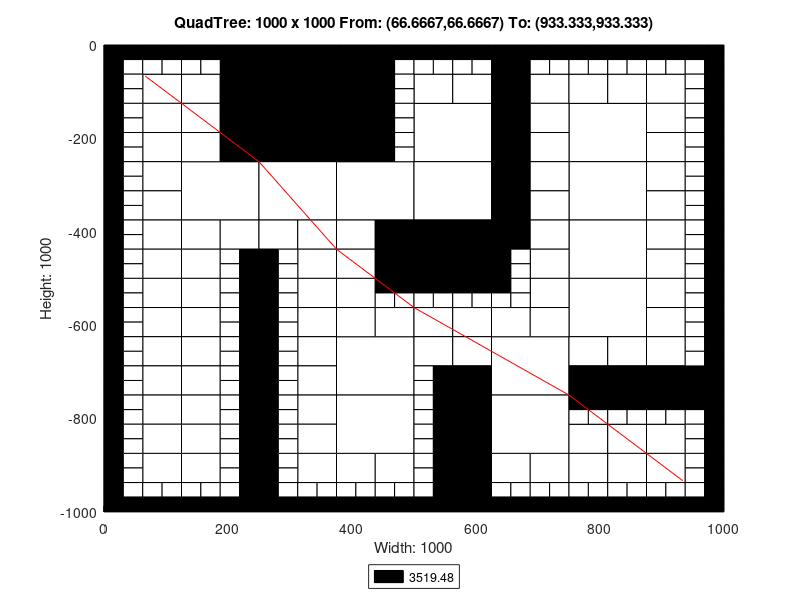

Here is the MATLAB script that generated this plot:
axis([0 1000 -1000 0]);
title('QuadTree: 1000 x 1000 From: (66.6667,66.6667) To: (933.333,933.333)');
xlabel('Width: 1000');
ylabel('Height: 1000');
rectangle('Position',[250 -125 125 125], 'FaceColor',[0 0 0]);
rectangle('Position',[250 -250 125 125], 'FaceColor',[0 0 0]);
rectangle('Position',[125 -375 125 125], 'FaceColor',[1 1 1]);
rectangle('Position',[250 -375 125 125], 'FaceColor',[1 1 1]);
rectangle('Position',[375 -375 125 125], 'FaceColor',[1 1 1]);
rectangle('Position',[500 -250 125 125], 'FaceColor',[1 1 1]);
rectangle('Position',[750 -250 125 125], 'FaceColor',[1 1 1]);
rectangle('Position',[500 -375 125 125], 'FaceColor',[1 1 1]);
rectangle('Position',[500 -500 125 125], 'FaceColor',[0 0 0]);
rectangle('Position',[750 -375 125 125], 'FaceColor',[1 1 1]);
rectangle('Position',[750 -500 125 125], 'FaceColor',[1 1 1]);
rectangle('Position',[375 -750 125 125], 'FaceColor',[1 1 1]);
rectangle('Position',[375 -875 125 125], 'FaceColor',[1 1 1]);
rectangle('Position',[625 -750 125 125], 'FaceColor',[1 1 1]);
rectangle('Position',[750 -625 125 125], 'FaceColor',[1 1 1]);
rectangle('Position',[625 -875 125 125], 'FaceColor',[1 1 1]);
rectangle('Position',[62.5 -125 62.5 62.5], 'FaceColor',[1 1 1]);
rectangle('Position',[187.5 -62.5 62.5 62.5], 'FaceColor',[0 0 0]);
rectangle('Position',[125 -125 62.5 62.5], 'FaceColor',[1 1 1]);
rectangle('Position',[187.5 -125 62.5 62.5], 'FaceColor',[0 0 0]);
rectangle('Position',[62.5 -187.5 62.5 62.5], 'FaceColor',[1 1 1]);
rectangle('Position',[62.5 -250 62.5 62.5], 'FaceColor',[1 1 1]);
rectangle('Position',[125 -187.5 62.5 62.5], 'FaceColor',[1 1 1]);
rectangle('Position',[187.5 -187.5 62.5 62.5], 'FaceColor',[0 0 0]);
rectangle('Position',[125 -250 62.5 62.5], 'FaceColor',[1 1 1]);
rectangle('Position',[187.5 -250 62.5 62.5], 'FaceColor',[0 0 0]);
rectangle('Position',[375 -62.5 62.5 62.5], 'FaceColor',[0 0 0]);
rectangle('Position',[375 -125 62.5 62.5], 'FaceColor',[0 0 0]);
rectangle('Position',[375 -187.5 62.5 62.5], 'FaceColor',[0 0 0]);
rectangle('Position',[375 -250 62.5 62.5], 'FaceColor',[0 0 0]);
rectangle('Position',[62.5 -312.5 62.5 62.5], 'FaceColor',[1 1 1]);
rectangle('Position',[62.5 -375 62.5 62.5], 'FaceColor',[1 1 1]);
rectangle('Position',[62.5 -437.5 62.5 62.5], 'FaceColor',[1 1 1]);
rectangle('Position',[62.5 -500 62.5 62.5], 'FaceColor',[1 1 1]);
rectangle('Position',[125 -437.5 62.5 62.5], 'FaceColor',[1 1 1]);
rectangle('Position',[187.5 -437.5 62.5 62.5], 'FaceColor',[1 1 1]);
rectangle('Position',[125 -500 62.5 62.5], 'FaceColor',[1 1 1]);
rectangle('Position',[250 -437.5 62.5 62.5], 'FaceColor',[1 1 1]);
rectangle('Position',[312.5 -437.5 62.5 62.5], 'FaceColor',[1 1 1]);
rectangle('Position',[312.5 -500 62.5 62.5], 'FaceColor',[1 1 1]);
rectangle('Position',[375 -437.5 62.5 62.5], 'FaceColor',[1 1 1]);
rectangle('Position',[437.5 -437.5 62.5 62.5], 'FaceColor',[0 0 0]);
rectangle('Position',[375 -500 62.5 62.5], 'FaceColor',[1 1 1]);
rectangle('Position',[437.5 -500 62.5 62.5], 'FaceColor',[0 0 0]);
rectangle('Position',[500 -125 62.5 62.5], 'FaceColor',[1 1 1]);
rectangle('Position',[562.5 -125 62.5 62.5], 'FaceColor',[1 1 1]);
rectangle('Position',[625 -62.5 62.5 62.5], 'FaceColor',[0 0 0]);
rectangle('Position',[625 -125 62.5 62.5], 'FaceColor',[0 0 0]);
rectangle('Position',[687.5 -125 62.5 62.5], 'FaceColor',[1 1 1]);
rectangle('Position',[625 -187.5 62.5 62.5], 'FaceColor',[0 0 0]);
rectangle('Position',[687.5 -187.5 62.5 62.5], 'FaceColor',[1 1 1]);
rectangle('Position',[625 -250 62.5 62.5], 'FaceColor',[0 0 0]);
rectangle('Position',[687.5 -250 62.5 62.5], 'FaceColor',[1 1 1]);
rectangle('Position',[750 -125 62.5 62.5], 'FaceColor',[1 1 1]);
rectangle('Position',[812.5 -125 62.5 62.5], 'FaceColor',[1 1 1]);
rectangle('Position',[875 -125 62.5 62.5], 'FaceColor',[1 1 1]);
rectangle('Position',[875 -187.5 62.5 62.5], 'FaceColor',[1 1 1]);
rectangle('Position',[875 -250 62.5 62.5], 'FaceColor',[1 1 1]);
rectangle('Position',[625 -312.5 62.5 62.5], 'FaceColor',[0 0 0]);
rectangle('Position',[687.5 -312.5 62.5 62.5], 'FaceColor',[1 1 1]);
rectangle('Position',[625 -375 62.5 62.5], 'FaceColor',[0 0 0]);
rectangle('Position',[687.5 -375 62.5 62.5], 'FaceColor',[1 1 1]);
rectangle('Position',[625 -437.5 62.5 62.5], 'FaceColor',[0 0 0]);
rectangle('Position',[687.5 -437.5 62.5 62.5], 'FaceColor',[1 1 1]);
rectangle('Position',[687.5 -500 62.5 62.5], 'FaceColor',[1 1 1]);
rectangle('Position',[875 -312.5 62.5 62.5], 'FaceColor',[1 1 1]);
rectangle('Position',[875 -375 62.5 62.5], 'FaceColor',[1 1 1]);
rectangle('Position',[875 -437.5 62.5 62.5], 'FaceColor',[1 1 1]);
rectangle('Position',[875 -500 62.5 62.5], 'FaceColor',[1 1 1]);
rectangle('Position',[62.5 -562.5 62.5 62.5], 'FaceColor',[1 1 1]);
rectangle('Position',[62.5 -625 62.5 62.5], 'FaceColor',[1 1 1]);
rectangle('Position',[125 -562.5 62.5 62.5], 'FaceColor',[1 1 1]);
rectangle('Position',[125 -625 62.5 62.5], 'FaceColor',[1 1 1]);
rectangle('Position',[62.5 -687.5 62.5 62.5], 'FaceColor',[1 1 1]);
rectangle('Position',[62.5 -750 62.5 62.5], 'FaceColor',[1 1 1]);
rectangle('Position',[125 -687.5 62.5 62.5], 'FaceColor',[1 1 1]);
rectangle('Position',[125 -750 62.5 62.5], 'FaceColor',[1 1 1]);
rectangle('Position',[312.5 -562.5 62.5 62.5], 'FaceColor',[1 1 1]);
rectangle('Position',[312.5 -625 62.5 62.5], 'FaceColor',[1 1 1]);
rectangle('Position',[375 -562.5 62.5 62.5], 'FaceColor',[1 1 1]);
rectangle('Position',[375 -625 62.5 62.5], 'FaceColor',[1 1 1]);
rectangle('Position',[437.5 -625 62.5 62.5], 'FaceColor',[1 1 1]);
rectangle('Position',[312.5 -687.5 62.5 62.5], 'FaceColor',[1 1 1]);
rectangle('Position',[312.5 -750 62.5 62.5], 'FaceColor',[1 1 1]);
rectangle('Position',[62.5 -812.5 62.5 62.5], 'FaceColor',[1 1 1]);
rectangle('Position',[62.5 -875 62.5 62.5], 'FaceColor',[1 1 1]);
rectangle('Position',[125 -812.5 62.5 62.5], 'FaceColor',[1 1 1]);
rectangle('Position',[125 -875 62.5 62.5], 'FaceColor',[1 1 1]);
rectangle('Position',[62.5 -937.5 62.5 62.5], 'FaceColor',[1 1 1]);
rectangle('Position',[125 -937.5 62.5 62.5], 'FaceColor',[1 1 1]);
rectangle('Position',[312.5 -812.5 62.5 62.5], 'FaceColor',[1 1 1]);
rectangle('Position',[312.5 -875 62.5 62.5], 'FaceColor',[1 1 1]);
rectangle('Position',[312.5 -937.5 62.5 62.5], 'FaceColor',[1 1 1]);
rectangle('Position',[375 -937.5 62.5 62.5], 'FaceColor',[1 1 1]);
rectangle('Position',[437.5 -937.5 62.5 62.5], 'FaceColor',[1 1 1]);
rectangle('Position',[500 -625 62.5 62.5], 'FaceColor',[1 1 1]);
rectangle('Position',[562.5 -625 62.5 62.5], 'FaceColor',[1 1 1]);
rectangle('Position',[687.5 -562.5 62.5 62.5], 'FaceColor',[1 1 1]);
rectangle('Position',[625 -625 62.5 62.5], 'FaceColor',[1 1 1]);
rectangle('Position',[687.5 -625 62.5 62.5], 'FaceColor',[1 1 1]);
rectangle('Position',[500 -687.5 62.5 62.5], 'FaceColor',[1 1 1]);
rectangle('Position',[562.5 -687.5 62.5 62.5], 'FaceColor',[1 1 1]);
rectangle('Position',[562.5 -750 62.5 62.5], 'FaceColor',[0 0 0]);
rectangle('Position',[875 -562.5 62.5 62.5], 'FaceColor',[1 1 1]);
rectangle('Position',[875 -625 62.5 62.5], 'FaceColor',[1 1 1]);
rectangle('Position',[750 -687.5 62.5 62.5], 'FaceColor',[1 1 1]);
rectangle('Position',[812.5 -687.5 62.5 62.5], 'FaceColor',[1 1 1]);
rectangle('Position',[750 -750 62.5 62.5], 'FaceColor',[0 0 0]);
rectangle('Position',[812.5 -750 62.5 62.5], 'FaceColor',[0 0 0]);
rectangle('Position',[875 -687.5 62.5 62.5], 'FaceColor',[1 1 1]);
rectangle('Position',[875 -750 62.5 62.5], 'FaceColor',[0 0 0]);
rectangle('Position',[937.5 -750 62.5 62.5], 'FaceColor',[0 0 0]);
rectangle('Position',[562.5 -812.5 62.5 62.5], 'FaceColor',[0 0 0]);
rectangle('Position',[562.5 -875 62.5 62.5], 'FaceColor',[0 0 0]);
rectangle('Position',[562.5 -937.5 62.5 62.5], 'FaceColor',[0 0 0]);
rectangle('Position',[562.5 -1000 62.5 62.5], 'FaceColor',[0 0 0]);
rectangle('Position',[625 -937.5 62.5 62.5], 'FaceColor',[1 1 1]);
rectangle('Position',[687.5 -937.5 62.5 62.5], 'FaceColor',[1 1 1]);
rectangle('Position',[750 -875 62.5 62.5], 'FaceColor',[1 1 1]);
rectangle('Position',[812.5 -875 62.5 62.5], 'FaceColor',[1 1 1]);
rectangle('Position',[875 -875 62.5 62.5], 'FaceColor',[1 1 1]);
rectangle('Position',[750 -937.5 62.5 62.5], 'FaceColor',[1 1 1]);
rectangle('Position',[812.5 -937.5 62.5 62.5], 'FaceColor',[1 1 1]);
rectangle('Position',[875 -937.5 62.5 62.5], 'FaceColor',[1 1 1]);
rectangle('Position',[0 -31.25 31.25 31.25], 'FaceColor',[0 0 0]);
rectangle('Position',[31.25 -31.25 31.25 31.25], 'FaceColor',[0 0 0]);
rectangle('Position',[0 -62.5 31.25 31.25], 'FaceColor',[0 0 0]);
rectangle('Position',[31.25 -62.5 31.25 31.25], 'FaceColor',[1 1 1]);
rectangle('Position',[62.5 -31.25 31.25 31.25], 'FaceColor',[0 0 0]);
rectangle('Position',[93.75 -31.25 31.25 31.25], 'FaceColor',[0 0 0]);
rectangle('Position',[62.5 -62.5 31.25 31.25], 'FaceColor',[1 1 1]);
rectangle('Position',[93.75 -62.5 31.25 31.25], 'FaceColor',[1 1 1]);
rectangle('Position',[0 -93.75 31.25 31.25], 'FaceColor',[0 0 0]);
rectangle('Position',[31.25 -93.75 31.25 31.25], 'FaceColor',[1 1 1]);
rectangle('Position',[0 -125 31.25 31.25], 'FaceColor',[0 0 0]);
rectangle('Position',[31.25 -125 31.25 31.25], 'FaceColor',[1 1 1]);
rectangle('Position',[125 -31.25 31.25 31.25], 'FaceColor',[0 0 0]);
rectangle('Position',[156.25 -31.25 31.25 31.25], 'FaceColor',[0 0 0]);
rectangle('Position',[125 -62.5 31.25 31.25], 'FaceColor',[1 1 1]);
rectangle('Position',[156.25 -62.5 31.25 31.25], 'FaceColor',[1 1 1]);
rectangle('Position',[0 -156.25 31.25 31.25], 'FaceColor',[0 0 0]);
rectangle('Position',[31.25 -156.25 31.25 31.25], 'FaceColor',[1 1 1]);
rectangle('Position',[0 -187.5 31.25 31.25], 'FaceColor',[0 0 0]);
rectangle('Position',[31.25 -187.5 31.25 31.25], 'FaceColor',[1 1 1]);
rectangle('Position',[0 -218.75 31.25 31.25], 'FaceColor',[0 0 0]);
rectangle('Position',[31.25 -218.75 31.25 31.25], 'FaceColor',[1 1 1]);
rectangle('Position',[0 -250 31.25 31.25], 'FaceColor',[0 0 0]);
rectangle('Position',[31.25 -250 31.25 31.25], 'FaceColor',[1 1 1]);
rectangle('Position',[437.5 -31.25 31.25 31.25], 'FaceColor',[0 0 0]);
rectangle('Position',[468.75 -31.25 31.25 31.25], 'FaceColor',[0 0 0]);
rectangle('Position',[437.5 -62.5 31.25 31.25], 'FaceColor',[0 0 0]);
rectangle('Position',[468.75 -62.5 31.25 31.25], 'FaceColor',[1 1 1]);
rectangle('Position',[437.5 -93.75 31.25 31.25], 'FaceColor',[0 0 0]);
rectangle('Position',[468.75 -93.75 31.25 31.25], 'FaceColor',[1 1 1]);
rectangle('Position',[437.5 -125 31.25 31.25], 'FaceColor',[0 0 0]);
rectangle('Position',[468.75 -125 31.25 31.25], 'FaceColor',[1 1 1]);
rectangle('Position',[437.5 -156.25 31.25 31.25], 'FaceColor',[0 0 0]);
rectangle('Position',[468.75 -156.25 31.25 31.25], 'FaceColor',[1 1 1]);
rectangle('Position',[437.5 -187.5 31.25 31.25], 'FaceColor',[0 0 0]);
rectangle('Position',[468.75 -187.5 31.25 31.25], 'FaceColor',[1 1 1]);
rectangle('Position',[437.5 -218.75 31.25 31.25], 'FaceColor',[0 0 0]);
rectangle('Position',[468.75 -218.75 31.25 31.25], 'FaceColor',[1 1 1]);
rectangle('Position',[437.5 -250 31.25 31.25], 'FaceColor',[0 0 0]);
rectangle('Position',[468.75 -250 31.25 31.25], 'FaceColor',[1 1 1]);
rectangle('Position',[0 -281.25 31.25 31.25], 'FaceColor',[0 0 0]);
rectangle('Position',[31.25 -281.25 31.25 31.25], 'FaceColor',[1 1 1]);
rectangle('Position',[0 -312.5 31.25 31.25], 'FaceColor',[0 0 0]);
rectangle('Position',[31.25 -312.5 31.25 31.25], 'FaceColor',[1 1 1]);
rectangle('Position',[0 -343.75 31.25 31.25], 'FaceColor',[0 0 0]);
rectangle('Position',[31.25 -343.75 31.25 31.25], 'FaceColor',[1 1 1]);
rectangle('Position',[0 -375 31.25 31.25], 'FaceColor',[0 0 0]);
rectangle('Position',[31.25 -375 31.25 31.25], 'FaceColor',[1 1 1]);
rectangle('Position',[0 -406.25 31.25 31.25], 'FaceColor',[0 0 0]);
rectangle('Position',[31.25 -406.25 31.25 31.25], 'FaceColor',[1 1 1]);
rectangle('Position',[0 -437.5 31.25 31.25], 'FaceColor',[0 0 0]);
rectangle('Position',[31.25 -437.5 31.25 31.25], 'FaceColor',[1 1 1]);
rectangle('Position',[0 -468.75 31.25 31.25], 'FaceColor',[0 0 0]);
rectangle('Position',[31.25 -468.75 31.25 31.25], 'FaceColor',[1 1 1]);
rectangle('Position',[0 -500 31.25 31.25], 'FaceColor',[0 0 0]);
rectangle('Position',[31.25 -500 31.25 31.25], 'FaceColor',[1 1 1]);
rectangle('Position',[187.5 -468.75 31.25 31.25], 'FaceColor',[1 1 1]);
rectangle('Position',[218.75 -468.75 31.25 31.25], 'FaceColor',[0 0 0]);
rectangle('Position',[187.5 -500 31.25 31.25], 'FaceColor',[1 1 1]);
rectangle('Position',[218.75 -500 31.25 31.25], 'FaceColor',[0 0 0]);
rectangle('Position',[250 -468.75 31.25 31.25], 'FaceColor',[0 0 0]);
rectangle('Position',[281.25 -468.75 31.25 31.25], 'FaceColor',[1 1 1]);
rectangle('Position',[250 -500 31.25 31.25], 'FaceColor',[0 0 0]);
rectangle('Position',[281.25 -500 31.25 31.25], 'FaceColor',[1 1 1]);
rectangle('Position',[500 -31.25 31.25 31.25], 'FaceColor',[0 0 0]);
rectangle('Position',[531.25 -31.25 31.25 31.25], 'FaceColor',[0 0 0]);
rectangle('Position',[500 -62.5 31.25 31.25], 'FaceColor',[1 1 1]);
rectangle('Position',[531.25 -62.5 31.25 31.25], 'FaceColor',[1 1 1]);
rectangle('Position',[562.5 -31.25 31.25 31.25], 'FaceColor',[0 0 0]);
rectangle('Position',[593.75 -31.25 31.25 31.25], 'FaceColor',[0 0 0]);
rectangle('Position',[562.5 -62.5 31.25 31.25], 'FaceColor',[1 1 1]);
rectangle('Position',[593.75 -62.5 31.25 31.25], 'FaceColor',[1 1 1]);
rectangle('Position',[687.5 -31.25 31.25 31.25], 'FaceColor',[0 0 0]);
rectangle('Position',[718.75 -31.25 31.25 31.25], 'FaceColor',[0 0 0]);
rectangle('Position',[687.5 -62.5 31.25 31.25], 'FaceColor',[1 1 1]);
rectangle('Position',[718.75 -62.5 31.25 31.25], 'FaceColor',[1 1 1]);
rectangle('Position',[750 -31.25 31.25 31.25], 'FaceColor',[0 0 0]);
rectangle('Position',[781.25 -31.25 31.25 31.25], 'FaceColor',[0 0 0]);
rectangle('Position',[750 -62.5 31.25 31.25], 'FaceColor',[1 1 1]);
rectangle('Position',[781.25 -62.5 31.25 31.25], 'FaceColor',[1 1 1]);
rectangle('Position',[812.5 -31.25 31.25 31.25], 'FaceColor',[0 0 0]);
rectangle('Position',[843.75 -31.25 31.25 31.25], 'FaceColor',[0 0 0]);
rectangle('Position',[812.5 -62.5 31.25 31.25], 'FaceColor',[1 1 1]);
rectangle('Position',[843.75 -62.5 31.25 31.25], 'FaceColor',[1 1 1]);
rectangle('Position',[875 -31.25 31.25 31.25], 'FaceColor',[0 0 0]);
rectangle('Position',[906.25 -31.25 31.25 31.25], 'FaceColor',[0 0 0]);
rectangle('Position',[875 -62.5 31.25 31.25], 'FaceColor',[1 1 1]);
rectangle('Position',[906.25 -62.5 31.25 31.25], 'FaceColor',[1 1 1]);
rectangle('Position',[937.5 -31.25 31.25 31.25], 'FaceColor',[0 0 0]);
rectangle('Position',[968.75 -31.25 31.25 31.25], 'FaceColor',[0 0 0]);
rectangle('Position',[937.5 -62.5 31.25 31.25], 'FaceColor',[1 1 1]);
rectangle('Position',[968.75 -62.5 31.25 31.25], 'FaceColor',[0 0 0]);
rectangle('Position',[937.5 -93.75 31.25 31.25], 'FaceColor',[1 1 1]);
rectangle('Position',[968.75 -93.75 31.25 31.25], 'FaceColor',[0 0 0]);
rectangle('Position',[937.5 -125 31.25 31.25], 'FaceColor',[1 1 1]);
rectangle('Position',[968.75 -125 31.25 31.25], 'FaceColor',[0 0 0]);
rectangle('Position',[937.5 -156.25 31.25 31.25], 'FaceColor',[1 1 1]);
rectangle('Position',[968.75 -156.25 31.25 31.25], 'FaceColor',[0 0 0]);
rectangle('Position',[937.5 -187.5 31.25 31.25], 'FaceColor',[1 1 1]);
rectangle('Position',[968.75 -187.5 31.25 31.25], 'FaceColor',[0 0 0]);
rectangle('Position',[937.5 -218.75 31.25 31.25], 'FaceColor',[1 1 1]);
rectangle('Position',[968.75 -218.75 31.25 31.25], 'FaceColor',[0 0 0]);
rectangle('Position',[937.5 -250 31.25 31.25], 'FaceColor',[1 1 1]);
rectangle('Position',[968.75 -250 31.25 31.25], 'FaceColor',[0 0 0]);
rectangle('Position',[625 -468.75 31.25 31.25], 'FaceColor',[0 0 0]);
rectangle('Position',[656.25 -468.75 31.25 31.25], 'FaceColor',[1 1 1]);
rectangle('Position',[625 -500 31.25 31.25], 'FaceColor',[0 0 0]);
rectangle('Position',[656.25 -500 31.25 31.25], 'FaceColor',[1 1 1]);
rectangle('Position',[937.5 -281.25 31.25 31.25], 'FaceColor',[1 1 1]);
rectangle('Position',[968.75 -281.25 31.25 31.25], 'FaceColor',[0 0 0]);
rectangle('Position',[937.5 -312.5 31.25 31.25], 'FaceColor',[1 1 1]);
rectangle('Position',[968.75 -312.5 31.25 31.25], 'FaceColor',[0 0 0]);
rectangle('Position',[937.5 -343.75 31.25 31.25], 'FaceColor',[1 1 1]);
rectangle('Position',[968.75 -343.75 31.25 31.25], 'FaceColor',[0 0 0]);
rectangle('Position',[937.5 -375 31.25 31.25], 'FaceColor',[1 1 1]);
rectangle('Position',[968.75 -375 31.25 31.25], 'FaceColor',[0 0 0]);
rectangle('Position',[937.5 -406.25 31.25 31.25], 'FaceColor',[1 1 1]);
rectangle('Position',[968.75 -406.25 31.25 31.25], 'FaceColor',[0 0 0]);
rectangle('Position',[937.5 -437.5 31.25 31.25], 'FaceColor',[1 1 1]);
rectangle('Position',[968.75 -437.5 31.25 31.25], 'FaceColor',[0 0 0]);
rectangle('Position',[937.5 -468.75 31.25 31.25], 'FaceColor',[1 1 1]);
rectangle('Position',[968.75 -468.75 31.25 31.25], 'FaceColor',[0 0 0]);
rectangle('Position',[937.5 -500 31.25 31.25], 'FaceColor',[1 1 1]);
rectangle('Position',[968.75 -500 31.25 31.25], 'FaceColor',[0 0 0]);
rectangle('Position',[0 -531.25 31.25 31.25], 'FaceColor',[0 0 0]);
rectangle('Position',[31.25 -531.25 31.25 31.25], 'FaceColor',[1 1 1]);
rectangle('Position',[0 -562.5 31.25 31.25], 'FaceColor',[0 0 0]);
rectangle('Position',[31.25 -562.5 31.25 31.25], 'FaceColor',[1 1 1]);
rectangle('Position',[0 -593.75 31.25 31.25], 'FaceColor',[0 0 0]);
rectangle('Position',[31.25 -593.75 31.25 31.25], 'FaceColor',[1 1 1]);
rectangle('Position',[0 -625 31.25 31.25], 'FaceColor',[0 0 0]);
rectangle('Position',[31.25 -625 31.25 31.25], 'FaceColor',[1 1 1]);
rectangle('Position',[187.5 -531.25 31.25 31.25], 'FaceColor',[1 1 1]);
rectangle('Position',[218.75 -531.25 31.25 31.25], 'FaceColor',[0 0 0]);
rectangle('Position',[187.5 -562.5 31.25 31.25], 'FaceColor',[1 1 1]);
rectangle('Position',[218.75 -562.5 31.25 31.25], 'FaceColor',[0 0 0]);
rectangle('Position',[187.5 -593.75 31.25 31.25], 'FaceColor',[1 1 1]);
rectangle('Position',[218.75 -593.75 31.25 31.25], 'FaceColor',[0 0 0]);
rectangle('Position',[187.5 -625 31.25 31.25], 'FaceColor',[1 1 1]);
rectangle('Position',[218.75 -625 31.25 31.25], 'FaceColor',[0 0 0]);
rectangle('Position',[0 -656.25 31.25 31.25], 'FaceColor',[0 0 0]);
rectangle('Position',[31.25 -656.25 31.25 31.25], 'FaceColor',[1 1 1]);
rectangle('Position',[0 -687.5 31.25 31.25], 'FaceColor',[0 0 0]);
rectangle('Position',[31.25 -687.5 31.25 31.25], 'FaceColor',[1 1 1]);
rectangle('Position',[0 -718.75 31.25 31.25], 'FaceColor',[0 0 0]);
rectangle('Position',[31.25 -718.75 31.25 31.25], 'FaceColor',[1 1 1]);
rectangle('Position',[0 -750 31.25 31.25], 'FaceColor',[0 0 0]);
rectangle('Position',[31.25 -750 31.25 31.25], 'FaceColor',[1 1 1]);
rectangle('Position',[187.5 -656.25 31.25 31.25], 'FaceColor',[1 1 1]);
rectangle('Position',[218.75 -656.25 31.25 31.25], 'FaceColor',[0 0 0]);
rectangle('Position',[187.5 -687.5 31.25 31.25], 'FaceColor',[1 1 1]);
rectangle('Position',[218.75 -687.5 31.25 31.25], 'FaceColor',[0 0 0]);
rectangle('Position',[187.5 -718.75 31.25 31.25], 'FaceColor',[1 1 1]);
rectangle('Position',[218.75 -718.75 31.25 31.25], 'FaceColor',[0 0 0]);
rectangle('Position',[187.5 -750 31.25 31.25], 'FaceColor',[1 1 1]);
rectangle('Position',[218.75 -750 31.25 31.25], 'FaceColor',[0 0 0]);
rectangle('Position',[250 -531.25 31.25 31.25], 'FaceColor',[0 0 0]);
rectangle('Position',[281.25 -531.25 31.25 31.25], 'FaceColor',[1 1 1]);
rectangle('Position',[250 -562.5 31.25 31.25], 'FaceColor',[0 0 0]);
rectangle('Position',[281.25 -562.5 31.25 31.25], 'FaceColor',[1 1 1]);
rectangle('Position',[250 -593.75 31.25 31.25], 'FaceColor',[0 0 0]);
rectangle('Position',[281.25 -593.75 31.25 31.25], 'FaceColor',[1 1 1]);
rectangle('Position',[250 -625 31.25 31.25], 'FaceColor',[0 0 0]);
rectangle('Position',[281.25 -625 31.25 31.25], 'FaceColor',[1 1 1]);
rectangle('Position',[437.5 -531.25 31.25 31.25], 'FaceColor',[0 0 0]);
rectangle('Position',[468.75 -531.25 31.25 31.25], 'FaceColor',[0 0 0]);
rectangle('Position',[437.5 -562.5 31.25 31.25], 'FaceColor',[1 1 1]);
rectangle('Position',[468.75 -562.5 31.25 31.25], 'FaceColor',[1 1 1]);
rectangle('Position',[250 -656.25 31.25 31.25], 'FaceColor',[0 0 0]);
rectangle('Position',[281.25 -656.25 31.25 31.25], 'FaceColor',[1 1 1]);
rectangle('Position',[250 -687.5 31.25 31.25], 'FaceColor',[0 0 0]);
rectangle('Position',[281.25 -687.5 31.25 31.25], 'FaceColor',[1 1 1]);
rectangle('Position',[250 -718.75 31.25 31.25], 'FaceColor',[0 0 0]);
rectangle('Position',[281.25 -718.75 31.25 31.25], 'FaceColor',[1 1 1]);
rectangle('Position',[250 -750 31.25 31.25], 'FaceColor',[0 0 0]);
rectangle('Position',[281.25 -750 31.25 31.25], 'FaceColor',[1 1 1]);
rectangle('Position',[0 -781.25 31.25 31.25], 'FaceColor',[0 0 0]);
rectangle('Position',[31.25 -781.25 31.25 31.25], 'FaceColor',[1 1 1]);
rectangle('Position',[0 -812.5 31.25 31.25], 'FaceColor',[0 0 0]);
rectangle('Position',[31.25 -812.5 31.25 31.25], 'FaceColor',[1 1 1]);
rectangle('Position',[0 -843.75 31.25 31.25], 'FaceColor',[0 0 0]);
rectangle('Position',[31.25 -843.75 31.25 31.25], 'FaceColor',[1 1 1]);
rectangle('Position',[0 -875 31.25 31.25], 'FaceColor',[0 0 0]);
rectangle('Position',[31.25 -875 31.25 31.25], 'FaceColor',[1 1 1]);
rectangle('Position',[187.5 -781.25 31.25 31.25], 'FaceColor',[1 1 1]);
rectangle('Position',[218.75 -781.25 31.25 31.25], 'FaceColor',[0 0 0]);
rectangle('Position',[187.5 -812.5 31.25 31.25], 'FaceColor',[1 1 1]);
rectangle('Position',[218.75 -812.5 31.25 31.25], 'FaceColor',[0 0 0]);
rectangle('Position',[187.5 -843.75 31.25 31.25], 'FaceColor',[1 1 1]);
rectangle('Position',[218.75 -843.75 31.25 31.25], 'FaceColor',[0 0 0]);
rectangle('Position',[187.5 -875 31.25 31.25], 'FaceColor',[1 1 1]);
rectangle('Position',[218.75 -875 31.25 31.25], 'FaceColor',[0 0 0]);
rectangle('Position',[0 -906.25 31.25 31.25], 'FaceColor',[0 0 0]);
rectangle('Position',[31.25 -906.25 31.25 31.25], 'FaceColor',[1 1 1]);
rectangle('Position',[0 -937.5 31.25 31.25], 'FaceColor',[0 0 0]);
rectangle('Position',[31.25 -937.5 31.25 31.25], 'FaceColor',[1 1 1]);
rectangle('Position',[0 -968.75 31.25 31.25], 'FaceColor',[0 0 0]);
rectangle('Position',[31.25 -968.75 31.25 31.25], 'FaceColor',[1 1 1]);
rectangle('Position',[0 -1000 31.25 31.25], 'FaceColor',[0 0 0]);
rectangle('Position',[31.25 -1000 31.25 31.25], 'FaceColor',[0 0 0]);
rectangle('Position',[62.5 -968.75 31.25 31.25], 'FaceColor',[1 1 1]);
rectangle('Position',[93.75 -968.75 31.25 31.25], 'FaceColor',[1 1 1]);
rectangle('Position',[62.5 -1000 31.25 31.25], 'FaceColor',[0 0 0]);
rectangle('Position',[93.75 -1000 31.25 31.25], 'FaceColor',[0 0 0]);
rectangle('Position',[187.5 -906.25 31.25 31.25], 'FaceColor',[1 1 1]);
rectangle('Position',[218.75 -906.25 31.25 31.25], 'FaceColor',[0 0 0]);
rectangle('Position',[187.5 -937.5 31.25 31.25], 'FaceColor',[1 1 1]);
rectangle('Position',[218.75 -937.5 31.25 31.25], 'FaceColor',[0 0 0]);
rectangle('Position',[125 -968.75 31.25 31.25], 'FaceColor',[1 1 1]);
rectangle('Position',[156.25 -968.75 31.25 31.25], 'FaceColor',[1 1 1]);
rectangle('Position',[125 -1000 31.25 31.25], 'FaceColor',[0 0 0]);
rectangle('Position',[156.25 -1000 31.25 31.25], 'FaceColor',[0 0 0]);
rectangle('Position',[187.5 -968.75 31.25 31.25], 'FaceColor',[1 1 1]);
rectangle('Position',[218.75 -968.75 31.25 31.25], 'FaceColor',[0 0 0]);
rectangle('Position',[187.5 -1000 31.25 31.25], 'FaceColor',[0 0 0]);
rectangle('Position',[218.75 -1000 31.25 31.25], 'FaceColor',[0 0 0]);
rectangle('Position',[250 -781.25 31.25 31.25], 'FaceColor',[0 0 0]);
rectangle('Position',[281.25 -781.25 31.25 31.25], 'FaceColor',[1 1 1]);
rectangle('Position',[250 -812.5 31.25 31.25], 'FaceColor',[0 0 0]);
rectangle('Position',[281.25 -812.5 31.25 31.25], 'FaceColor',[1 1 1]);
rectangle('Position',[250 -843.75 31.25 31.25], 'FaceColor',[0 0 0]);
rectangle('Position',[281.25 -843.75 31.25 31.25], 'FaceColor',[1 1 1]);
rectangle('Position',[250 -875 31.25 31.25], 'FaceColor',[0 0 0]);
rectangle('Position',[281.25 -875 31.25 31.25], 'FaceColor',[1 1 1]);
rectangle('Position',[250 -906.25 31.25 31.25], 'FaceColor',[0 0 0]);
rectangle('Position',[281.25 -906.25 31.25 31.25], 'FaceColor',[1 1 1]);
rectangle('Position',[250 -937.5 31.25 31.25], 'FaceColor',[0 0 0]);
rectangle('Position',[281.25 -937.5 31.25 31.25], 'FaceColor',[1 1 1]);
rectangle('Position',[250 -968.75 31.25 31.25], 'FaceColor',[0 0 0]);
rectangle('Position',[281.25 -968.75 31.25 31.25], 'FaceColor',[1 1 1]);
rectangle('Position',[250 -1000 31.25 31.25], 'FaceColor',[0 0 0]);
rectangle('Position',[281.25 -1000 31.25 31.25], 'FaceColor',[0 0 0]);
rectangle('Position',[312.5 -968.75 31.25 31.25], 'FaceColor',[1 1 1]);
rectangle('Position',[343.75 -968.75 31.25 31.25], 'FaceColor',[1 1 1]);
rectangle('Position',[312.5 -1000 31.25 31.25], 'FaceColor',[0 0 0]);
rectangle('Position',[343.75 -1000 31.25 31.25], 'FaceColor',[0 0 0]);
rectangle('Position',[375 -968.75 31.25 31.25], 'FaceColor',[1 1 1]);
rectangle('Position',[406.25 -968.75 31.25 31.25], 'FaceColor',[1 1 1]);
rectangle('Position',[375 -1000 31.25 31.25], 'FaceColor',[0 0 0]);
rectangle('Position',[406.25 -1000 31.25 31.25], 'FaceColor',[0 0 0]);
rectangle('Position',[437.5 -968.75 31.25 31.25], 'FaceColor',[1 1 1]);
rectangle('Position',[468.75 -968.75 31.25 31.25], 'FaceColor',[1 1 1]);
rectangle('Position',[437.5 -1000 31.25 31.25], 'FaceColor',[0 0 0]);
rectangle('Position',[468.75 -1000 31.25 31.25], 'FaceColor',[0 0 0]);
rectangle('Position',[500 -531.25 31.25 31.25], 'FaceColor',[0 0 0]);
rectangle('Position',[531.25 -531.25 31.25 31.25], 'FaceColor',[0 0 0]);
rectangle('Position',[500 -562.5 31.25 31.25], 'FaceColor',[1 1 1]);
rectangle('Position',[531.25 -562.5 31.25 31.25], 'FaceColor',[1 1 1]);
rectangle('Position',[562.5 -531.25 31.25 31.25], 'FaceColor',[0 0 0]);
rectangle('Position',[593.75 -531.25 31.25 31.25], 'FaceColor',[0 0 0]);
rectangle('Position',[562.5 -562.5 31.25 31.25], 'FaceColor',[1 1 1]);
rectangle('Position',[593.75 -562.5 31.25 31.25], 'FaceColor',[1 1 1]);
rectangle('Position',[625 -531.25 31.25 31.25], 'FaceColor',[0 0 0]);
rectangle('Position',[656.25 -531.25 31.25 31.25], 'FaceColor',[1 1 1]);
rectangle('Position',[625 -562.5 31.25 31.25], 'FaceColor',[1 1 1]);
rectangle('Position',[656.25 -562.5 31.25 31.25], 'FaceColor',[1 1 1]);
rectangle('Position',[500 -718.75 31.25 31.25], 'FaceColor',[1 1 1]);
rectangle('Position',[531.25 -718.75 31.25 31.25], 'FaceColor',[0 0 0]);
rectangle('Position',[500 -750 31.25 31.25], 'FaceColor',[1 1 1]);
rectangle('Position',[531.25 -750 31.25 31.25], 'FaceColor',[0 0 0]);
rectangle('Position',[937.5 -531.25 31.25 31.25], 'FaceColor',[1 1 1]);
rectangle('Position',[968.75 -531.25 31.25 31.25], 'FaceColor',[0 0 0]);
rectangle('Position',[937.5 -562.5 31.25 31.25], 'FaceColor',[1 1 1]);
rectangle('Position',[968.75 -562.5 31.25 31.25], 'FaceColor',[0 0 0]);
rectangle('Position',[937.5 -593.75 31.25 31.25], 'FaceColor',[1 1 1]);
rectangle('Position',[968.75 -593.75 31.25 31.25], 'FaceColor',[0 0 0]);
rectangle('Position',[937.5 -625 31.25 31.25], 'FaceColor',[1 1 1]);
rectangle('Position',[968.75 -625 31.25 31.25], 'FaceColor',[0 0 0]);
rectangle('Position',[937.5 -656.25 31.25 31.25], 'FaceColor',[1 1 1]);
rectangle('Position',[968.75 -656.25 31.25 31.25], 'FaceColor',[0 0 0]);
rectangle('Position',[937.5 -687.5 31.25 31.25], 'FaceColor',[1 1 1]);
rectangle('Position',[968.75 -687.5 31.25 31.25], 'FaceColor',[0 0 0]);
rectangle('Position',[500 -781.25 31.25 31.25], 'FaceColor',[1 1 1]);
rectangle('Position',[531.25 -781.25 31.25 31.25], 'FaceColor',[0 0 0]);
rectangle('Position',[500 -812.5 31.25 31.25], 'FaceColor',[1 1 1]);
rectangle('Position',[531.25 -812.5 31.25 31.25], 'FaceColor',[0 0 0]);
rectangle('Position',[500 -843.75 31.25 31.25], 'FaceColor',[1 1 1]);
rectangle('Position',[531.25 -843.75 31.25 31.25], 'FaceColor',[0 0 0]);
rectangle('Position',[500 -875 31.25 31.25], 'FaceColor',[1 1 1]);
rectangle('Position',[531.25 -875 31.25 31.25], 'FaceColor',[0 0 0]);
rectangle('Position',[500 -906.25 31.25 31.25], 'FaceColor',[1 1 1]);
rectangle('Position',[531.25 -906.25 31.25 31.25], 'FaceColor',[0 0 0]);
rectangle('Position',[500 -937.5 31.25 31.25], 'FaceColor',[1 1 1]);
rectangle('Position',[531.25 -937.5 31.25 31.25], 'FaceColor',[0 0 0]);
rectangle('Position',[500 -968.75 31.25 31.25], 'FaceColor',[1 1 1]);
rectangle('Position',[531.25 -968.75 31.25 31.25], 'FaceColor',[0 0 0]);
rectangle('Position',[500 -1000 31.25 31.25], 'FaceColor',[0 0 0]);
rectangle('Position',[531.25 -1000 31.25 31.25], 'FaceColor',[0 0 0]);
rectangle('Position',[625 -968.75 31.25 31.25], 'FaceColor',[1 1 1]);
rectangle('Position',[656.25 -968.75 31.25 31.25], 'FaceColor',[1 1 1]);
rectangle('Position',[625 -1000 31.25 31.25], 'FaceColor',[0 0 0]);
rectangle('Position',[656.25 -1000 31.25 31.25], 'FaceColor',[0 0 0]);
rectangle('Position',[687.5 -968.75 31.25 31.25], 'FaceColor',[1 1 1]);
rectangle('Position',[718.75 -968.75 31.25 31.25], 'FaceColor',[1 1 1]);
rectangle('Position',[687.5 -1000 31.25 31.25], 'FaceColor',[0 0 0]);
rectangle('Position',[718.75 -1000 31.25 31.25], 'FaceColor',[0 0 0]);
rectangle('Position',[750 -781.25 31.25 31.25], 'FaceColor',[0 0 0]);
rectangle('Position',[781.25 -781.25 31.25 31.25], 'FaceColor',[0 0 0]);
rectangle('Position',[750 -812.5 31.25 31.25], 'FaceColor',[1 1 1]);
rectangle('Position',[781.25 -812.5 31.25 31.25], 'FaceColor',[1 1 1]);
rectangle('Position',[812.5 -781.25 31.25 31.25], 'FaceColor',[0 0 0]);
rectangle('Position',[843.75 -781.25 31.25 31.25], 'FaceColor',[0 0 0]);
rectangle('Position',[812.5 -812.5 31.25 31.25], 'FaceColor',[1 1 1]);
rectangle('Position',[843.75 -812.5 31.25 31.25], 'FaceColor',[1 1 1]);
rectangle('Position',[875 -781.25 31.25 31.25], 'FaceColor',[0 0 0]);
rectangle('Position',[906.25 -781.25 31.25 31.25], 'FaceColor',[0 0 0]);
rectangle('Position',[875 -812.5 31.25 31.25], 'FaceColor',[1 1 1]);
rectangle('Position',[906.25 -812.5 31.25 31.25], 'FaceColor',[1 1 1]);
rectangle('Position',[937.5 -781.25 31.25 31.25], 'FaceColor',[0 0 0]);
rectangle('Position',[968.75 -781.25 31.25 31.25], 'FaceColor',[0 0 0]);
rectangle('Position',[937.5 -812.5 31.25 31.25], 'FaceColor',[1 1 1]);
rectangle('Position',[968.75 -812.5 31.25 31.25], 'FaceColor',[0 0 0]);
rectangle('Position',[937.5 -843.75 31.25 31.25], 'FaceColor',[1 1 1]);
rectangle('Position',[968.75 -843.75 31.25 31.25], 'FaceColor',[0 0 0]);
rectangle('Position',[937.5 -875 31.25 31.25], 'FaceColor',[1 1 1]);
rectangle('Position',[968.75 -875 31.25 31.25], 'FaceColor',[0 0 0]);
rectangle('Position',[750 -968.75 31.25 31.25], 'FaceColor',[1 1 1]);
rectangle('Position',[781.25 -968.75 31.25 31.25], 'FaceColor',[1 1 1]);
rectangle('Position',[750 -1000 31.25 31.25], 'FaceColor',[0 0 0]);
rectangle('Position',[781.25 -1000 31.25 31.25], 'FaceColor',[0 0 0]);
rectangle('Position',[812.5 -968.75 31.25 31.25], 'FaceColor',[1 1 1]);
rectangle('Position',[843.75 -968.75 31.25 31.25], 'FaceColor',[1 1 1]);
rectangle('Position',[812.5 -1000 31.25 31.25], 'FaceColor',[0 0 0]);
rectangle('Position',[843.75 -1000 31.25 31.25], 'FaceColor',[0 0 0]);
rectangle('Position',[937.5 -906.25 31.25 31.25], 'FaceColor',[1 1 1]);
rectangle('Position',[968.75 -906.25 31.25 31.25], 'FaceColor',[0 0 0]);
rectangle('Position',[937.5 -937.5 31.25 31.25], 'FaceColor',[1 1 1]);
rectangle('Position',[968.75 -937.5 31.25 31.25], 'FaceColor',[0 0 0]);
rectangle('Position',[875 -968.75 31.25 31.25], 'FaceColor',[1 1 1]);
rectangle('Position',[906.25 -968.75 31.25 31.25], 'FaceColor',[1 1 1]);
rectangle('Position',[875 -1000 31.25 31.25], 'FaceColor',[0 0 0]);
rectangle('Position',[906.25 -1000 31.25 31.25], 'FaceColor',[0 0 0]);
rectangle('Position',[937.5 -968.75 31.25 31.25], 'FaceColor',[1 1 1]);
rectangle('Position',[968.75 -968.75 31.25 31.25], 'FaceColor',[0 0 0]);
rectangle('Position',[937.5 -1000 31.25 31.25], 'FaceColor',[0 0 0]);
rectangle('Position',[968.75 -1000 31.25 31.25], 'FaceColor',[0 0 0]);
X=[933.333,933.333,812.5,781.25,781.25,750,750,500,500,468.75,468.75,437.5,375,375,250,250,187.5,125,125,66.6667];
Y=[-933.333,-933.333,-812.5,-781.25,-781.25,-750,-750,-562.5,-562.5,-531.25,-531.25,-500,-437.5,-437.5,-250,-250,-187.5,-125,-125,-66.6667];
hold on;
plot(X,Y,'r');
legend('3519.48','Location','southoutside');
